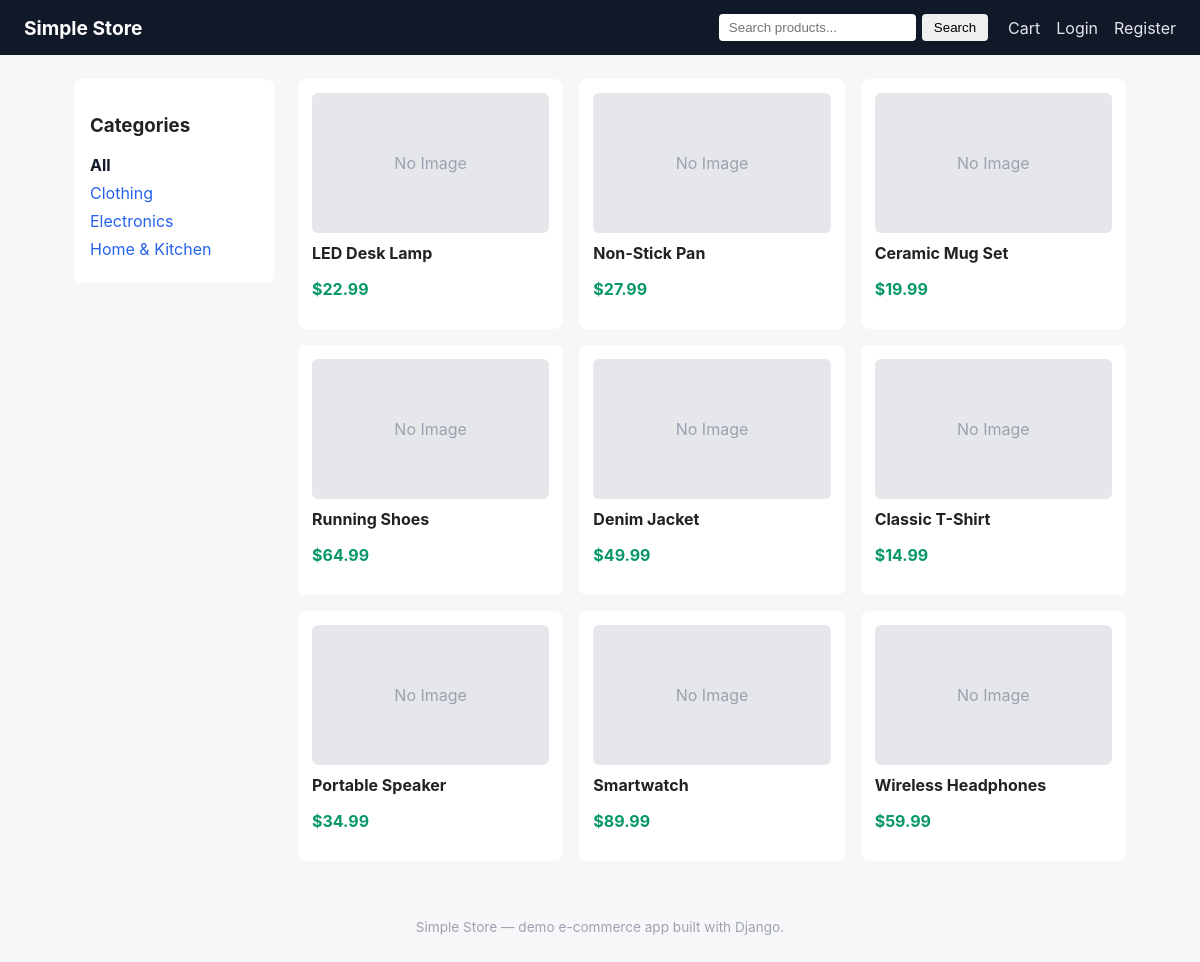
The page / on the database its author committed.
### store/models.py (models this page shows, shortened)
class Category(models.Model):
    name = models.CharField(max_length=100, unique=True)
    slug = models.SlugField(max_length=120, unique=True)
    class Meta:
        verbose_name_plural = 'categories'
        ordering = ['name']

class Product(models.Model):
    category = models.ForeignKey(
        Category, related_name='products', on_delete=models.SET_NULL, null=True, blank=True
    )
    name = models.CharField(max_length=200)
    slug = models.SlugField(max_length=220, unique=True)
    description = models.TextField(blank=True)
    price = models.DecimalField(max_digits=10, decimal_places=2)
    stock = models.PositiveIntegerField(default=0)
    image_url = models.URLField(blank=True, help_text='Optional: link to a product image')
    is_active = models.BooleanField(default=True)
    created_at = models.DateTimeField(auto_now_add=True)
    class Meta:
        ordering = ['-created_at']
    def get_absolute_url(self):
        return reverse('product_detail', args=[self.slug])
    def in_stock(self):
        return self.stock > 0

### store/views.py (the view)
# urls.py: path('', views.product_list, name='product_list'),
def product_list(request):
    products = Product.objects.filter(is_active=True)
    categories = Category.objects.all()
    category_slug = request.GET.get('category')
    if category_slug:
        products = products.filter(category__slug=category_slug)
    query = request.GET.get('q')
    if query:
        products = products.filter(name__icontains=query)
    context = {
        'products': products,
        'categories': categories,
        'active_category': category_slug,
        'query': query or '',
    }
    return render(request, 'store/product_list.html', context)

### store/context_processors.py (called while the page is built)
def cart_item_count(request):
    from .views import get_cart
    try:
        cart = get_cart(request)
        count = cart.total_items
    except Exception:
        count = 0
    return {'cart_item_count': count}

### store/models.py (called while the page is built)
    @property
    def total_items(self):
        return sum(item.quantity for item in self.items.all())

### store/views.py (called while the page is built)
def get_cart(request):
    if request.user.is_authenticated:
        cart, _ = Cart.objects.get_or_create(user=request.user)
        return cart
    if not request.session.session_key:
        request.session.create()
    session_key = request.session.session_key
    cart, _ = Cart.objects.get_or_create(session_key=session_key, user=None)
    return cart

### store/templates/store/product_list.html (shortened to what this page needs)
{% extends 'store/base.html' %}
{% block content %}
<div class="page-layout">
    <aside class="sidebar">
        <h3>Categories</h3>
        <ul class="category-list">
            <li><a href="{% url 'product_list' %}" class="{% if not active_category %}active{% endif %}">All</a></li>
            {% for category in categories %}
                <li>
                    <a href="?category={{ category.slug }}" class="{% if active_category == category.slug %}active{% endif %}">
                        {{ category.name }}
                    </a>
                </li>
            {% endfor %}
        </ul>
    </aside>
    <section class="product-grid">
        {% if products %}
            {% for product in products %}
                <a href="{{ product.get_absolute_url }}" class="product-card">
                    {% if product.image_url %}
                        <img src="{{ product.image_url }}" alt="{{ product.name }}">
                    {% else %}
                        <div class="product-card-placeholder">No Image</div>
                    {% endif %}
                    <h4>{{ product.name }}</h4>
                    <p class="price">${{ product.price }}</p>
                </a>
            {% endfor %}
        {% else %}
            <p>No products found.</p>
        {% endif %}
    </section>
</div>
{% endblock %}

### store/templates/store/base.html (shortened to what this page needs)
{% load static %}
<!DOCTYPE html>
<html lang="en">
<head>
    <link rel="stylesheet" href="{% static 'store/css/style.css' %}">
</head>
<body>
    <header class="navbar">
        <a href="{% url 'product_list' %}" class="logo">Simple&nbsp;Store</a>
        <form class="search-form" action="{% url 'product_list' %}" method="get">
            <input type="text" name="q" placeholder="Search products..." value="{{ query|default:'' }}">
            <button type="submit">Search</button>
        </form>
        <nav class="nav-links">
            <a href="{% url 'cart_detail' %}">Cart{% if cart_item_count %} ({{ cart_item_count }}){% endif %}</a>
            {% if user.is_authenticated %}
                <a href="{% url 'order_history' %}">My Orders</a>
                <span class="nav-user">Hi, {{ user.username }}</span>
                <form action="{% url 'logout' %}" method="post" class="inline-form">
                    {% csrf_token %}
                    <button type="submit" class="link-button">Logout</button>
                </form>
            {% else %}
                <a href="{% url 'login' %}">Login</a>
                <a href="{% url 'register' %}">Register</a>
            {% endif %}
        </nav>
    </header>
    <main class="container">
        {% block content %}{% endblock %}
    </main>
    <footer class="footer">
        <p>Simple Store &mdash; demo e-commerce app built with Django.</p>
    </footer>
</body>
</html>

### store/static/store/css/style.css (style rules this page uses)
* { box-sizing: border-box; }
body { font-family: -apple-system, BlinkMacSystemFont, 'Segoe UI', Roboto, sans-serif; margin: 0; background: #f7f7f9; color: #222; }
a { text-decoration: none; color: #2563eb; }
.navbar { display: flex; align-items: center; gap: 20px; background: #111827; color: #fff; padding: 14px 24px; flex-wrap: wrap; }
.navbar .logo { color: #fff; font-weight: 700; font-size: 1.2rem; margin-right: auto; }
.navbar a { color: #e5e7eb; }
.nav-links { display: flex; gap: 16px; align-items: center; }
.search-form { display: flex; gap: 6px; }
.search-form input { padding: 6px 10px; border-radius: 4px; border: none; }
.search-form button { padding: 6px 12px; border-radius: 4px; border: none; cursor: pointer; }
.container { max-width: 1100px; margin: 0 auto; padding: 24px; }
.page-layout { display: flex; gap: 24px; align-items: flex-start; }
.sidebar { width: 200px; background: #fff; padding: 16px; border-radius: 8px; }
.category-list { list-style: none; padding: 0; margin: 0; }
.category-list li { margin-bottom: 8px; }
.category-list a.active { font-weight: 700; color: #111827; }
.product-grid { flex: 1; display: grid; grid-template-columns: repeat(auto-fill, minmax(200px, 1fr)); gap: 16px; }
.product-card { background: #fff; border-radius: 8px; padding: 14px; color: inherit; display: block; transition: box-shadow 0.15s ease; }
.product-card-placeholder { width: 100%; height: 140px; background: #e5e7eb; border-radius: 6px; display: flex; align-items: center; justify-content: center; color: #9ca3af; }
.product-card h4 { margin: 10px 0 4px; font-size: 1rem; }
.price { color: #059669; font-weight: 700; }
.footer { text-align: center; padding: 20px; color: #9ca3af; font-size: 0.85rem; }

### rows shown on the page
Category: name "Clothing"
Category: name "Electronics"
Category: name "Home & Kitchen"
Product: image_url "No Image", name "LED Desk Lamp", price "22.99"
Product: image_url "No Image", name "Non-Stick Pan", price "27.99"
Product: image_url "No Image", name "Ceramic Mug Set", price "19.99"
Product: image_url "No Image", name "Running Shoes", price "64.99"
Product: image_url "No Image", name "Denim Jacket", price "49.99"
Product: image_url "No Image", name "Classic T-Shirt", price "14.99"
Product: image_url "No Image", name "Portable Speaker", price "34.99"
Product: image_url "No Image", name "Smartwatch", price "89.99"
Product: image_url "No Image", name "Wireless Headphones", price "59.99"
